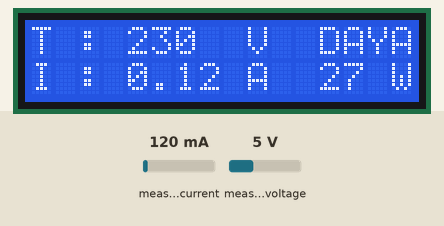
This sketch was run on a simulated Arduino Uno, built with avr-gcc and run on an emulated ATmega328P. Parts: 16×2 character LCD. The inputs (shaded band) are chosen by the test bench; at power-on: measured current 120 mA, measured voltage 5 V.

Above: at 6.8 s.
6.9 s: measured current set to 40 mA
At 8.8 s:
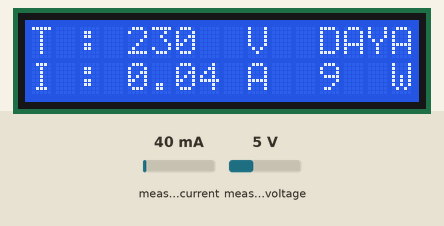
10.1 s: measured voltage set to 0.3 V
At 11.6 s:
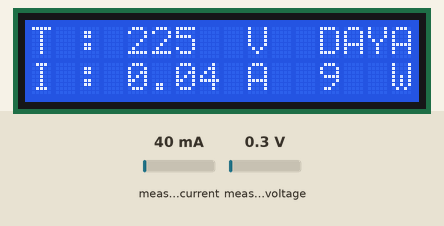
13.3 s: measured current set to 500 mA
At 14.7 s:
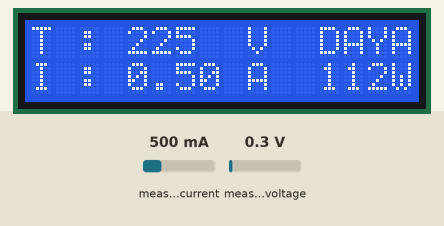
16.5 s: measured voltage set to 3.8 V
At 19.0 s:
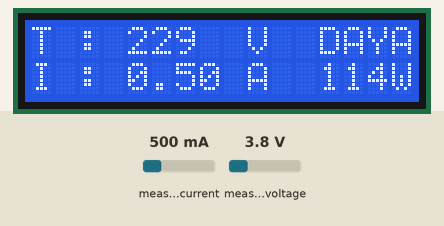
19.7 s: measured current set to 1000 mA
At 20.6 s:
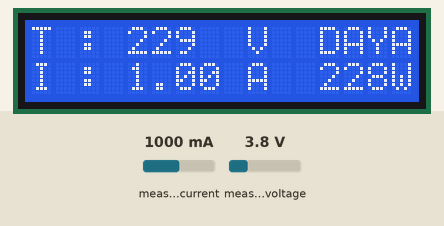
22.9 s: measured voltage set to 7.5 V
At 24.9 s:
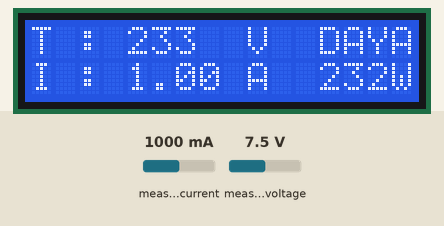
Timing chart, 0 to 26.4 s (numbered marks = the images above; inputs shaded):
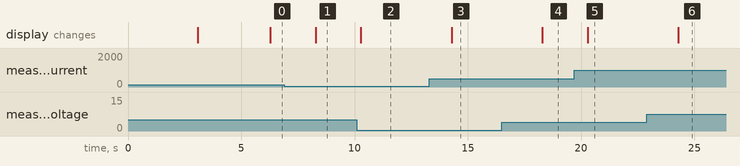

Measured:
- after the input at 6.9 s, the display: changes after 1.4 s (image 1)
- after the input at 10.1 s, the display: changes after 0.18 s (image 2)
- after the input at 13.3 s, the display: changes after 0.98 s (image 3)
- after the input at 16.5 s, the display: changes after 1.8 s (image 4)
- after the input at 19.7 s, the display: changes after 0.59 s (image 5)
- after the input at 22.9 s, the display: changes after 1.4 s (image 6)

The sketch:

kWh_Online.ino
```cpp
#include "EmonLib.h"
#include <LiquidCrystal.h>
#include <SoftwareSerial.h>

EnergyMonitor emon1;
SoftwareSerial nodemcu(2, 3); //rx, tx
LiquidCrystal lcd(8, 9, 10, 11, 12, 13);

//variabel data
int sdata1 = 0; //data tegangan
float sdata2 = 0; //data arus
int sdata3 = 0; //data daya
float sdata4 = 0; //data power factor
String cdata;
float Vac, I;

void setup()
{
  lcd.begin(16, 2);
  Serial.begin(115200);
  nodemcu.begin(115200);


  emon1.voltage(0, 361.26, 1.7); //tegangan A0
  emon1.current(1, 40); //arus A1

  lcd.setCursor(3, 0);
  lcd.print("kWh Online");
  lcd.setCursor(0, 1);
  lcd.print("duino elektronik");
  delay(3000);
  lcd.clear();
}

void loop()
{
  static unsigned long timepoint = millis();
  if (millis() - timepoint > 2000U)
  {
    timepoint = millis();

    emon1.calcVI(120, 2000);

    int apparentPower = emon1.apparentPower; //daya
    float powerFActor = abs(emon1.powerFactor);
    Vac = emon1.Vrms;
    I = emon1.Irms;

    sdata1 = Vac;
    sdata2 = I;
    sdata3 = apparentPower;
    sdata4 = powerFActor;

    cdata = cdata + sdata1 + "," + sdata2 + "," + sdata3 + "," + sdata4;
    nodemcu.println(cdata);

    lcd.clear();
    lcd.setCursor(0, 0);
    lcd.print("T : ");
    lcd.print(Vac, 0);
    lcd.setCursor(9, 0);
    lcd.print("V");

    lcd.setCursor(0, 1);
    lcd.print("I : ");
    lcd.print(I);
    lcd.setCursor(9, 1);
    lcd.print("A");

    lcd.setCursor(12, 0);
    lcd.print("DAYA");
    lcd.setCursor(12, 1);
    lcd.print(apparentPower);
    lcd.setCursor(15, 1);
    lcd.print("W");

    cdata = "";
  }
}
```
